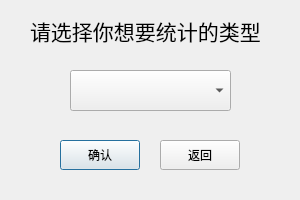
<?xml version="1.0" encoding="UTF-8"?>
<ui version="4.0">
 <class>statisticDialog</class>
 <widget class="QDialog" name="statisticDialog">
  <property name="geometry">
   <rect>
    <x>0</x>
    <y>0</y>
    <width>300</width>
    <height>200</height>
   </rect>
  </property>
  <property name="minimumSize">
   <size>
    <width>300</width>
    <height>200</height>
   </size>
  </property>
  <property name="maximumSize">
   <size>
    <width>300</width>
    <height>200</height>
   </size>
  </property>
  <property name="windowTitle">
   <string>统计订阅信息</string>
  </property>
  <property name="styleSheet">
   <string notr="true">QDialog
{
	background-image:none
}</string>
  </property>
  <widget class="QStackedWidget" name="stackedWidget2">
   <property name="geometry">
    <rect>
     <x>0</x>
     <y>0</y>
     <width>300</width>
     <height>200</height>
    </rect>
   </property>
   <property name="minimumSize">
    <size>
     <width>300</width>
     <height>200</height>
    </size>
   </property>
   <property name="maximumSize">
    <size>
     <width>300</width>
     <height>200</height>
    </size>
   </property>
   <widget class="QWidget" name="statisticPage">
    <property name="minimumSize">
     <size>
      <width>300</width>
      <height>200</height>
     </size>
    </property>
    <property name="maximumSize">
     <size>
      <width>300</width>
      <height>200</height>
     </size>
    </property>
    <widget class="QLabel" name="label">
     <property name="geometry">
      <rect>
       <x>30</x>
       <y>10</y>
       <width>271</width>
       <height>41</height>
      </rect>
     </property>
     <property name="font">
      <font>
       <pointsize>16</pointsize>
      </font>
     </property>
     <property name="text">
      <string>请选择你想要统计的类型</string>
     </property>
    </widget>
    <widget class="QComboBox" name="statisticBox">
     <property name="geometry">
      <rect>
       <x>70</x>
       <y>70</y>
       <width>161</width>
       <height>41</height>
      </rect>
     </property>
     <property name="font">
      <font>
       <pointsize>9</pointsize>
      </font>
     </property>
    </widget>
    <widget class="QPushButton" name="confirmButton">
     <property name="geometry">
      <rect>
       <x>60</x>
       <y>140</y>
       <width>80</width>
       <height>30</height>
      </rect>
     </property>
     <property name="text">
      <string>确认</string>
     </property>
    </widget>
    <widget class="QPushButton" name="returnButton">
     <property name="geometry">
      <rect>
       <x>160</x>
       <y>140</y>
       <width>80</width>
       <height>30</height>
      </rect>
     </property>
     <property name="text">
      <string>返回</string>
     </property>
    </widget>
   </widget>
   <widget class="QWidget" name="DatePage">
    <property name="minimumSize">
     <size>
      <width>300</width>
      <height>200</height>
     </size>
    </property>
    <property name="maximumSize">
     <size>
      <width>300</width>
      <height>200</height>
     </size>
    </property>
    <widget class="QDateEdit" name="dateEdit">
     <property name="geometry">
      <rect>
       <x>70</x>
       <y>80</y>
       <width>141</width>
       <height>31</height>
      </rect>
     </property>
    </widget>
    <widget class="QPushButton" name="data_confirmButton">
     <property name="geometry">
      <rect>
       <x>55</x>
       <y>140</y>
       <width>80</width>
       <height>30</height>
      </rect>
     </property>
     <property name="text">
      <string>确定</string>
     </property>
    </widget>
    <widget class="QPushButton" name="data_returnButton">
     <property name="geometry">
      <rect>
       <x>155</x>
       <y>140</y>
       <width>91</width>
       <height>31</height>
      </rect>
     </property>
     <property name="text">
      <string>返回</string>
     </property>
    </widget>
    <widget class="QLabel" name="label_5">
     <property name="geometry">
      <rect>
       <x>65</x>
       <y>20</y>
       <width>201</width>
       <height>31</height>
      </rect>
     </property>
     <property name="font">
      <font>
       <pointsize>16</pointsize>
      </font>
     </property>
     <property name="text">
      <string>请输入截止日期</string>
     </property>
    </widget>
   </widget>
   <widget class="QWidget" name="deadlinePage">
    <property name="minimumSize">
     <size>
      <width>300</width>
      <height>200</height>
     </size>
    </property>
    <property name="maximumSize">
     <size>
      <width>300</width>
      <height>16777215</height>
     </size>
    </property>
    <widget class="QLineEdit" name="deadlineEdit">
     <property name="geometry">
      <rect>
       <x>80</x>
       <y>80</y>
       <width>121</width>
       <height>31</height>
      </rect>
     </property>
     <property name="readOnly">
      <bool>true</bool>
     </property>
    </widget>
    <widget class="QPushButton" name="dead_confirmButton">
     <property name="geometry">
      <rect>
       <x>55</x>
       <y>140</y>
       <width>80</width>
       <height>30</height>
      </rect>
     </property>
     <property name="text">
      <string>确认</string>
     </property>
    </widget>
    <widget class="QPushButton" name="dead_returnButton">
     <property name="geometry">
      <rect>
       <x>155</x>
       <y>140</y>
       <width>80</width>
       <height>30</height>
      </rect>
     </property>
     <property name="text">
      <string>返回</string>
     </property>
    </widget>
    <widget class="QLabel" name="label_4">
     <property name="geometry">
      <rect>
       <x>20</x>
       <y>10</y>
       <width>261</width>
       <height>51</height>
      </rect>
     </property>
     <property name="font">
      <font>
       <pointsize>16</pointsize>
      </font>
     </property>
     <property name="text">
      <string>截止日期为该日期的个数为</string>
     </property>
    </widget>
   </widget>
   <widget class="QWidget" name="sexPage">
    <property name="minimumSize">
     <size>
      <width>300</width>
      <height>200</height>
     </size>
    </property>
    <property name="maximumSize">
     <size>
      <width>300</width>
      <height>200</height>
     </size>
    </property>
    <widget class="QLineEdit" name="sexEdit">
     <property name="geometry">
      <rect>
       <x>80</x>
       <y>70</y>
       <width>131</width>
       <height>41</height>
      </rect>
     </property>
     <property name="readOnly">
      <bool>true</bool>
     </property>
    </widget>
    <widget class="QPushButton" name="sex_confirmButton">
     <property name="geometry">
      <rect>
       <x>55</x>
       <y>140</y>
       <width>80</width>
       <height>30</height>
      </rect>
     </property>
     <property name="minimumSize">
      <size>
       <width>0</width>
       <height>0</height>
      </size>
     </property>
     <property name="text">
      <string>确认</string>
     </property>
    </widget>
    <widget class="QPushButton" name="sex_returnButton">
     <property name="geometry">
      <rect>
       <x>155</x>
       <y>140</y>
       <width>80</width>
       <height>30</height>
      </rect>
     </property>
     <property name="text">
      <string>返回</string>
     </property>
    </widget>
    <widget class="QLabel" name="label_2">
     <property name="geometry">
      <rect>
       <x>60</x>
       <y>10</y>
       <width>271</width>
       <height>41</height>
      </rect>
     </property>
     <property name="font">
      <font>
       <pointsize>16</pointsize>
      </font>
     </property>
     <property name="text">
      <string>该类型统计结果为</string>
     </property>
    </widget>
   </widget>
   <widget class="QWidget" name="quantityPage">
    <property name="minimumSize">
     <size>
      <width>300</width>
      <height>200</height>
     </size>
    </property>
    <property name="maximumSize">
     <size>
      <width>300</width>
      <height>200</height>
     </size>
    </property>
    <widget class="QLineEdit" name="quantityEdit">
     <property name="geometry">
      <rect>
       <x>80</x>
       <y>80</y>
       <width>121</width>
       <height>31</height>
      </rect>
     </property>
     <property name="readOnly">
      <bool>true</bool>
     </property>
    </widget>
    <widget class="QPushButton" name="quan_confirmPage">
     <property name="geometry">
      <rect>
       <x>55</x>
       <y>140</y>
       <width>80</width>
       <height>30</height>
      </rect>
     </property>
     <property name="text">
      <string>确认</string>
     </property>
    </widget>
    <widget class="QPushButton" name="quan_returnButton">
     <property name="geometry">
      <rect>
       <x>155</x>
       <y>140</y>
       <width>80</width>
       <height>30</height>
      </rect>
     </property>
     <property name="text">
      <string>返回</string>
     </property>
    </widget>
    <widget class="QLabel" name="label_3">
     <property name="geometry">
      <rect>
       <x>60</x>
       <y>10</y>
       <width>171</width>
       <height>31</height>
      </rect>
     </property>
     <property name="font">
      <font>
       <pointsize>16</pointsize>
      </font>
     </property>
     <property name="text">
      <string>杂志的总订阅数为</string>
     </property>
    </widget>
   </widget>
  </widget>
 </widget>
 <resources/>
 <connections/>
</ui>
